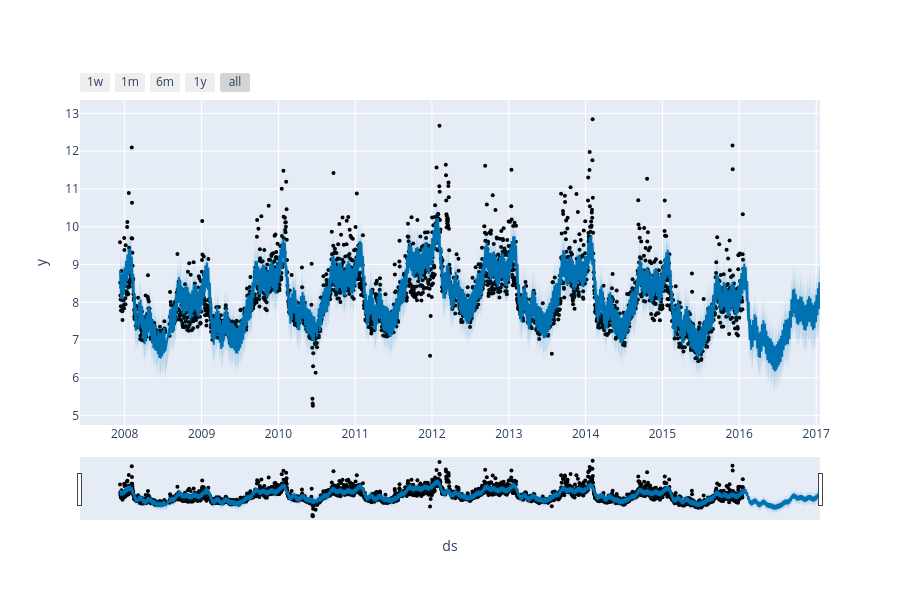

Notebook cell for this chart:
### Code cell
#Gráfico interactivo: se usa ploty 4.0
from prophet.plot import plot_plotly, plot_components_plotly

plot_plotly(m, forecast)

### Figure 1 — Plotly figure (JSON) as saved in the notebook; plotly's stock layout.template omitted (floating-point values rounded to 4 significant figures; data arrays with more than 128 entries replaced by an {"elided": "..."} marker saying what was removed)
{"data": [{"marker": {"color": "black", "size": 4}, "mode": "markers", "name": "Actual", "type": "scatter", "x": {"elided": "2905 str values"}, "y": {"elided": "2905 float values"}}, {"hoverinfo": "skip", "line": {"width": 0}, "mode": "lines", "type": "scatter", "x": {"elided": "3270 str values"}, "y": {"elided": "3270 float values"}}, {"fill": "tonexty", "fillcolor": "rgba(0, 114, 178, 0.2)", "line": {"color": "#0072B2", "width": 2}, "mode": "lines", "name": "Predicted", "type": "scatter", "x": {"elided": "3270 str values"}, "y": {"elided": "3270 float values"}}, {"fill": "tonexty", "fillcolor": "rgba(0, 114, 178, 0.2)", "hoverinfo": "skip", "line": {"width": 0}, "mode": "lines", "type": "scatter", "x": {"elided": "3270 str values"}, "y": {"elided": "3270 float values"}}], "layout": {"height": 600, "showlegend": false, "width": 900, "xaxis": {"rangeselector": {"buttons": [{"count": 7, "label": "1w", "step": "day", "stepmode": "backward"}, {"count": 1, "label": "1m", "step": "month", "stepmode": "backward"}, {"count": 6, "label": "6m", "step": "month", "stepmode": "backward"}, {"count": 1, "label": "1y", "step": "year", "stepmode": "backward"}, {"step": "all"}]}, "rangeslider": {"visible": true}, "title": {"text": "ds"}, "type": "date"}, "yaxis": {"title": {"text": "y"}}}}
